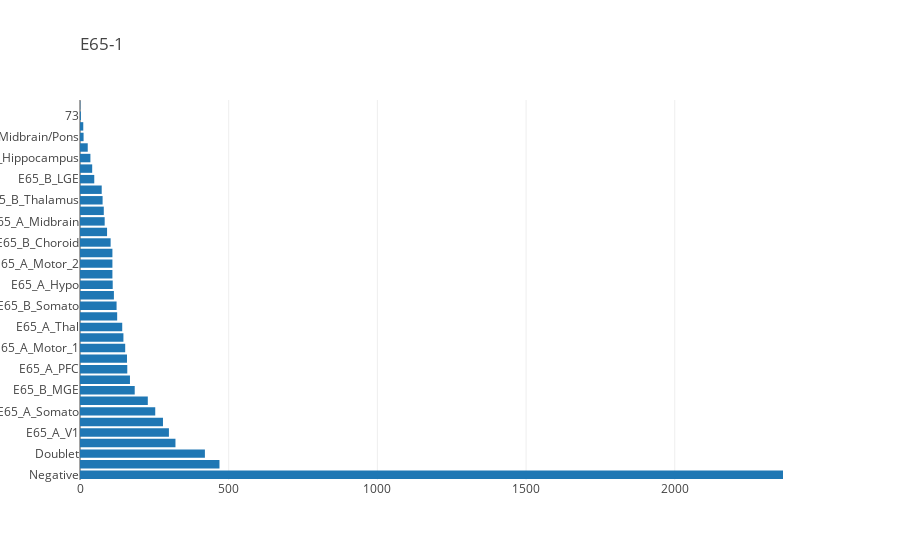
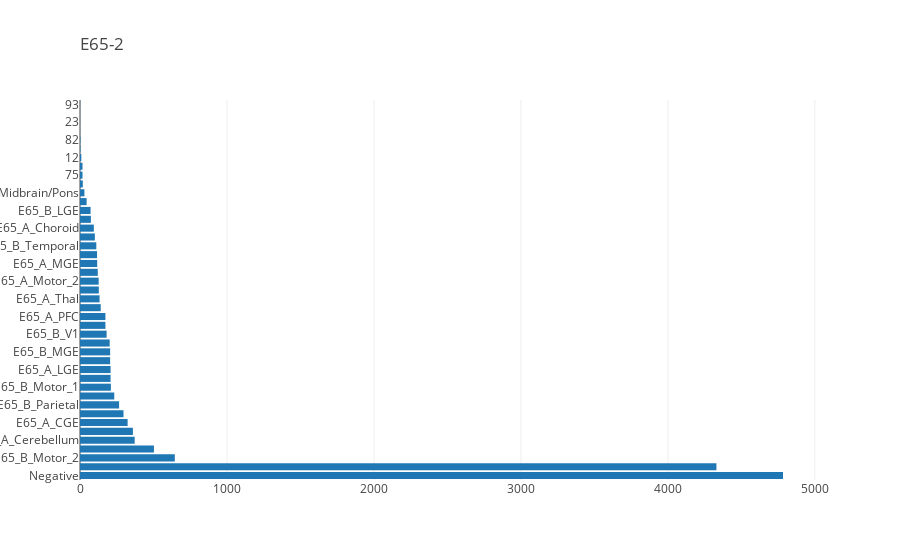
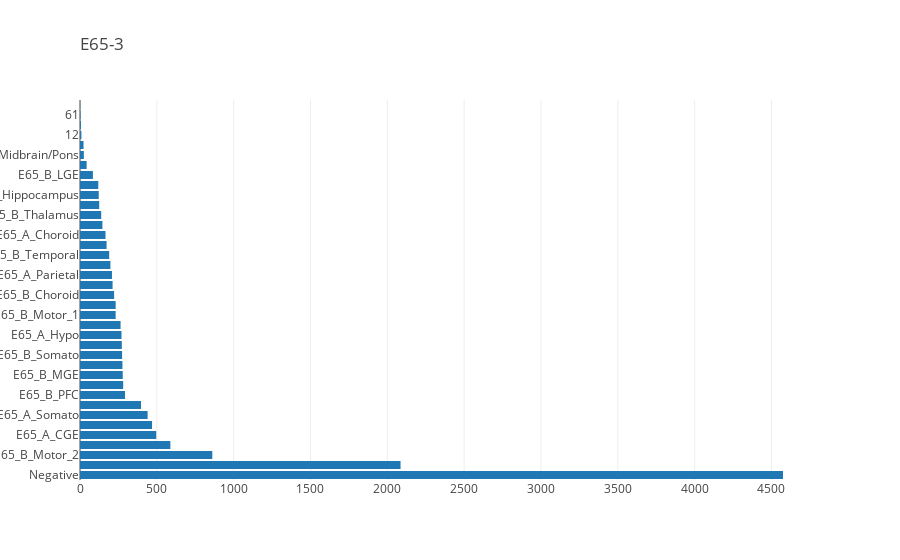
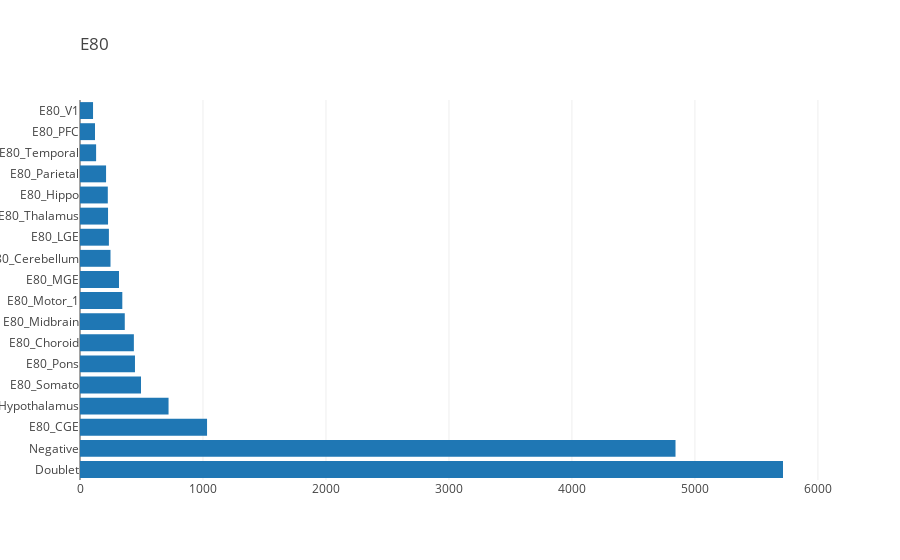

Source (notebook cell) for these figures, in order:
### Code cell
for s in sampletable.keys():
    data = [go.Bar(
        y=sampletable[s][1].value_counts().to_dense().keys(),
        x=sampletable[s][1].value_counts(),
        orientation='h',
        text="",
    )]
    layout = go.Layout(
    title=go.layout.Title(
        text=s,
        xref='paper',
        x=0
    ))
    fig = go.Figure(data=data, layout=layout)
    iplot(fig, show_link=False)
    print(sorted(Counter(sampletable[s][1]).keys()))

### Figure 1 — Plotly figure (JSON) as saved in the notebook; plotly's stock layout.template omitted (floating-point values rounded to 4 significant figures)
{"data": [{"orientation": "h", "text": "", "type": "bar", "uid": "12d4d0b8-8d57-4899-b8e1-9dcf1beb7508", "x": [2364, 469, 420, 321, 299, 279, 253, 228, 184, 168, 159, 158, 152, 146, 142, 125, 123, 114, 110, 109, 109, 109, 103, 91, 83, 80, 76, 73, 48, 41, 35, 26, 12, 11, 3, 1], "y": ["Negative", "E65_B_Motor_2", "Doublet", "E65_A_Temporal", "E65_A_V1", "E65_A_CGE", "E65_A_Somato", "E65_B_Parietal", "E65_B_MGE", "E65_B_PFC", "E65_A_PFC", "E65_B_Motor_1", "E65_A_Motor_1", "E65_A_LGE", "E65_A_Thal", "E65_B_V1", "E65_B_Somato", "E65_A_Parietal", "E65_A_Hypo", "E65_A_MGE", "E65_A_Motor_2", "E65_B_Temporal", "E65_B_Choroid", "E65_A_Hippocampus", "E65_A_Midbrain", "E65_A_Choroid", "E65_B_Thalamus", "E65_B_Cerebellum", "E65_B_LGE", "E65_A_Cerebellum", "E65_B_Hippocampus", "E65_A_Pons", "E65_B_Midbrain/Pons", "E65_B_Hypothalamus", "73", "93"]}], "layout": {"title": {"text": "E65-1", "x": 0, "xref": "paper"}}}

### Figure 2 — Plotly figure (JSON) as saved in the notebook; plotly's stock layout.template omitted (floating-point values rounded to 4 significant figures)
{"data": [{"orientation": "h", "text": "", "type": "bar", "uid": "b92408d8-b948-45d3-a0b4-c17ba139345e", "x": [4783, 4330, 645, 503, 372, 360, 324, 296, 266, 233, 210, 208, 208, 205, 205, 202, 181, 173, 173, 141, 133, 128, 127, 121, 117, 116, 111, 101, 94, 74, 72, 45, 30, 19, 17, 17, 9, 3, 3, 1, 1, 1, 1], "y": ["Negative", "Doublet", "E65_B_Motor_2", "E65_A_Temporal", "E65_A_Cerebellum", "E65_A_V1", "E65_A_CGE", "E65_A_Somato", "E65_B_Parietal", "E65_A_Motor_1", "E65_B_Motor_1", "E65_A_Hypo", "E65_A_LGE", "E65_B_Somato", "E65_B_MGE", "E65_B_PFC", "E65_B_V1", "E65_B_Choroid", "E65_A_PFC", "E65_A_Parietal", "E65_A_Thal", "E65_A_Midbrain", "E65_A_Motor_2", "E65_A_Hippocampus", "E65_A_MGE", "E65_B_Cerebellum", "E65_B_Temporal", "E65_B_Thalamus", "E65_A_Choroid", "E65_B_Hippocampus", "E65_B_LGE", "E65_A_Pons", "E65_B_Midbrain/Pons", "E65_B_Hypothalamus", "75", "74", "12", "73", "82", "46", "23", "84", "93"]}], "layout": {"title": {"text": "E65-2", "x": 0, "xref": "paper"}}}

### Figure 3 — Plotly figure (JSON) as saved in the notebook; plotly's stock layout.template omitted (floating-point values rounded to 4 significant figures)
{"data": [{"orientation": "h", "text": "", "type": "bar", "uid": "39af2a84-ee8a-46b0-93a0-4f3bf92a9e97", "x": [4575, 2086, 861, 588, 496, 469, 440, 397, 293, 281, 278, 276, 274, 272, 270, 264, 232, 232, 222, 212, 208, 198, 190, 173, 166, 146, 138, 125, 122, 119, 84, 43, 25, 23, 9, 6, 3, 1], "y": ["Negative", "Doublet", "E65_B_Motor_2", "E65_A_Temporal", "E65_A_CGE", "E65_A_V1", "E65_A_Somato", "E65_B_Parietal", "E65_B_PFC", "E65_A_Thal", "E65_B_MGE", "E65_A_LGE", "E65_B_Somato", "E65_A_Motor_1", "E65_A_Hypo", "E65_A_PFC", "E65_B_Motor_1", "E65_B_V1", "E65_B_Choroid", "E65_A_MGE", "E65_A_Parietal", "E65_A_Midbrain", "E65_B_Temporal", "E65_A_Hippocampus", "E65_A_Choroid", "E65_A_Motor_2", "E65_B_Thalamus", "E65_B_Cerebellum", "E65_B_Hippocampus", "E65_A_Cerebellum", "E65_B_LGE", "E65_A_Pons", "E65_B_Midbrain/Pons", "E65_B_Hypothalamus", "12", "82", "61", "93"]}], "layout": {"title": {"text": "E65-3", "x": 0, "xref": "paper"}}}

### Figure 4 — Plotly figure (JSON) as saved in the notebook; plotly's stock layout.template omitted (floating-point values rounded to 4 significant figures)
{"data": [{"orientation": "h", "text": "", "type": "bar", "uid": "710e4dc5-b62f-4248-ab31-31dca85c833e", "x": [5716, 4842, 1033, 720, 496, 447, 438, 364, 344, 317, 248, 235, 228, 226, 212, 131, 122, 106], "y": ["Doublet", "Negative", "E80_CGE", "E80_Hypothalamus", "E80_Somato", "E80_Pons", "E80_Choroid", "E80_Midbrain", "E80_Motor_1", "E80_MGE", "E80_Cerebellum", "E80_LGE", "E80_Thalamus", "E80_Hippo", "E80_Parietal", "E80_Temporal", "E80_PFC", "E80_V1"]}], "layout": {"title": {"text": "E80", "x": 0, "xref": "paper"}}}
